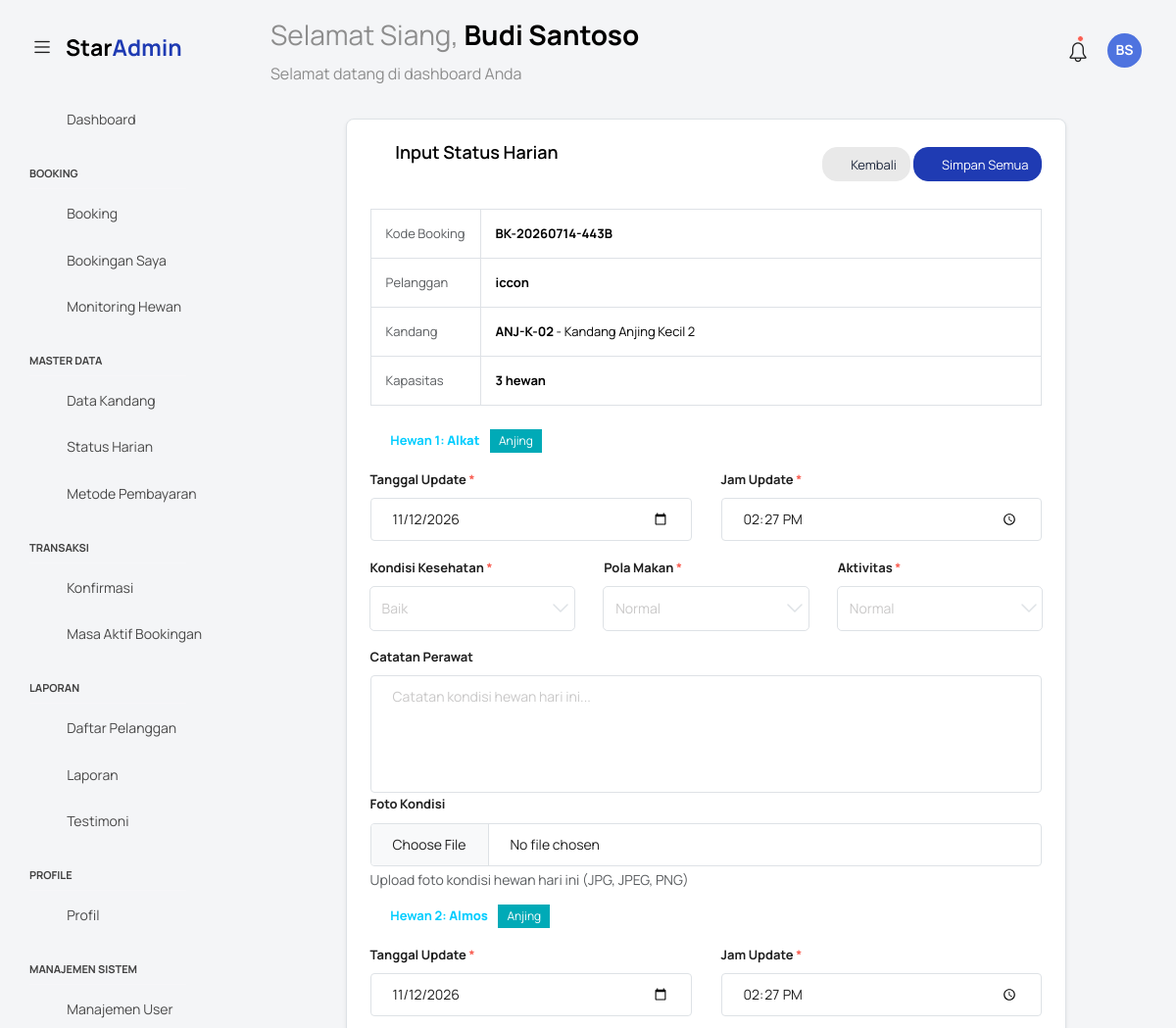
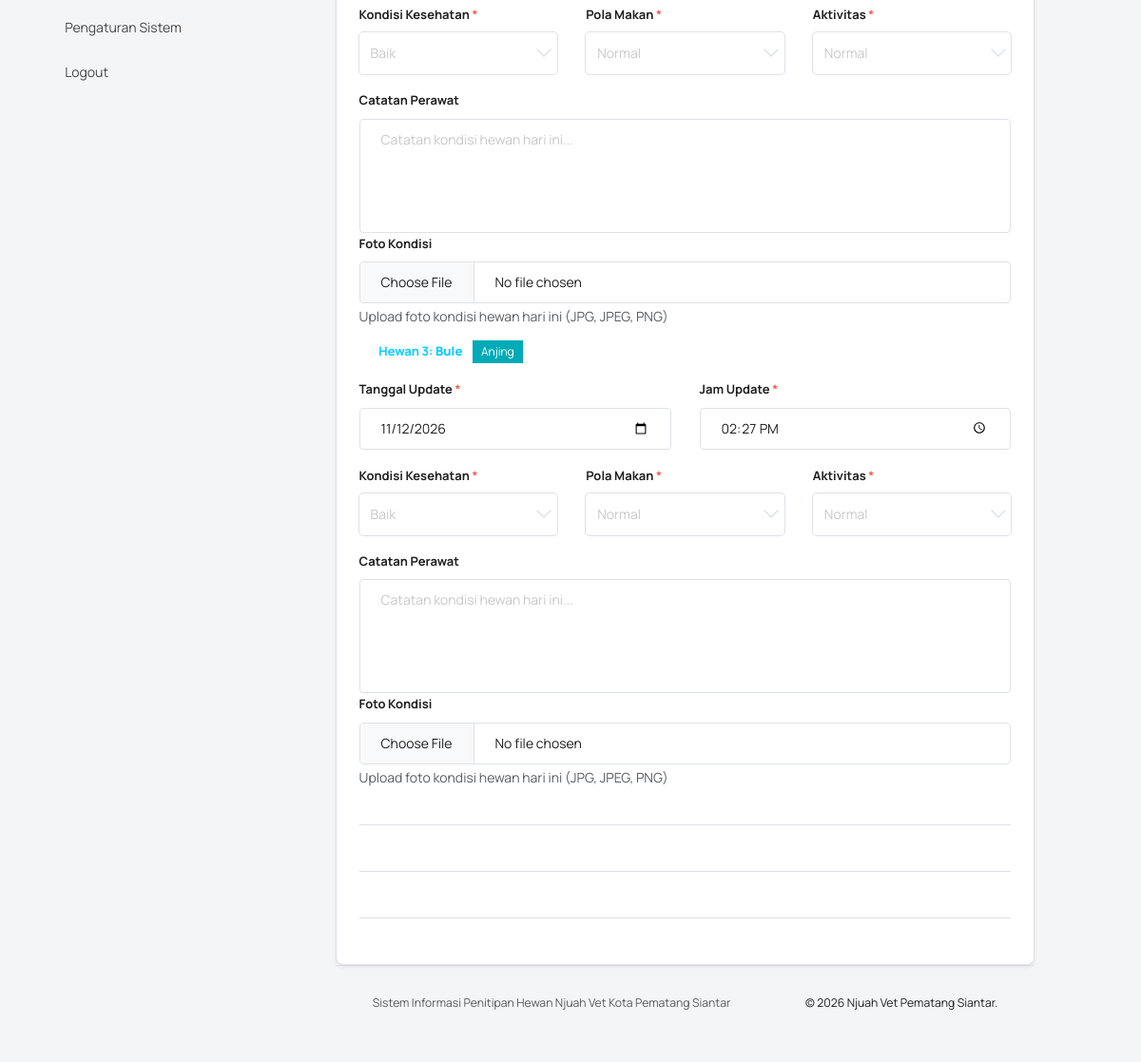
Page /status_harian/input_status.php?id_penitipan=138&id_kandang=2 (signed in) on the committed database (2 pictures, top to bottom).
### tables this page shows
CREATE TABLE `penitipan` (
  `id_penitipan` int(11) NOT NULL,
  `kode_booking` varchar(25) NOT NULL COMMENT 'Kode booking unik (contoh: NVS-20240101-001)',
  `id_user` int(11) DEFAULT NULL,
  `id_pelanggan` int(11) DEFAULT NULL,
  `tipe_pelanggan` enum('online','offline') DEFAULT 'online',
  `id_user_admin` int(11) DEFAULT NULL COMMENT 'FK → users.id_user (role=Admin, yang memproses)',
  `tgl_booking` datetime NOT NULL DEFAULT current_timestamp() COMMENT 'Waktu pengajuan booking',
  `tgl_mulai` date NOT NULL COMMENT 'Tanggal mulai penitipan',
  `tgl_selesai` date NOT NULL COMMENT 'Tanggal rencana pengambilan',
  `jumlah_hari` int(11) GENERATED ALWAYS AS (to_days(`tgl_selesai`) - to_days(`tgl_mulai`)) STORED COMMENT 'Otomatis: selisih hari penitipan',
  `total_biaya` decimal(12,2) DEFAULT NULL COMMENT 'Snapshot biaya saat booking dikonfirmasi',
  `biaya_tambahan` decimal(12,2) DEFAULT 0.00,
  `catatan_pelanggan` text DEFAULT NULL COMMENT 'Instruksi khusus dari pemilik hewan',
  `status_penitipan` enum('Pending','Menunggu Konfirmasi','Disetujui','Ditolak','Sedang Dititipkan','Selesai','Dibatalkan','Perpanjangan Menunggu Konfirmasi') NOT NULL DEFAULT 'Pending',
  `tgl_disetujui` datetime DEFAULT NULL COMMENT 'Waktu admin menyetujui booking',
  `tgl_masuk_aktual` datetime DEFAULT NULL COMMENT 'Waktu nyata hewan diserahkan',
  `tgl_keluar_aktual` datetime DEFAULT NULL COMMENT 'Waktu nyata hewan diambil kembali',
  `alasan_penolakan` text DEFAULT NULL COMMENT 'Alasan admin jika booking ditolak',
  `created_at` datetime NOT NULL DEFAULT current_timestamp(),
  `updated_at` datetime NOT NULL DEFAULT current_timestamp() ON UPDATE current_timestamp()
);

CREATE TABLE `users` (
  `id_user` int(11) NOT NULL,
  `nama_lengkap` varchar(100) NOT NULL COMMENT 'Nama lengkap pengguna',
  `username` varchar(50) DEFAULT NULL COMMENT 'Username unik, wajib untuk Admin',
  `email` varchar(150) NOT NULL COMMENT 'Email untuk login & notifikasi',
  `password` varchar(255) NOT NULL COMMENT 'Password terenkripsi (bcrypt)',
  `no_telp` varchar(15) NOT NULL COMMENT 'Nomor WhatsApp / telepon aktif',
  `alamat` text DEFAULT NULL COMMENT 'Alamat lengkap (khusus Pelanggan)',
  `foto_profil` varchar(255) DEFAULT NULL COMMENT 'Path/URL foto profil',
  `role` enum('Super Admin','Admin','Pelanggan') NOT NULL DEFAULT 'Pelanggan' COMMENT 'Hak akses pengguna dalam sistem',
  `status_akun` enum('Aktif','Nonaktif') NOT NULL DEFAULT 'Aktif' COMMENT 'Status keaktifan akun',
  `created_at` datetime NOT NULL DEFAULT current_timestamp(),
  `updated_at` datetime NOT NULL DEFAULT current_timestamp() ON UPDATE current_timestamp()
);

CREATE TABLE `kandang` (
  `id_kandang` int(11) NOT NULL,
  `kode_kandang` varchar(20) NOT NULL COMMENT 'Kode unik kandang (contoh: ANJ-S-01)',
  `nama_kandang` varchar(100) NOT NULL COMMENT 'Nama deskriptif kandang',
  `tipe_hewan` enum('Anjing','Kucing') NOT NULL COMMENT 'Peruntukan jenis hewan',
  `ukuran` enum('Kecil','Sedang','Besar') NOT NULL,
  `tarif_per_hari` decimal(10,2) NOT NULL COMMENT 'Harga sewa per hari (Rupiah)',
  `fasilitas` text DEFAULT NULL COMMENT 'Deskripsi fasilitas kandang',
  `kapasitas` tinyint(4) NOT NULL DEFAULT 1 COMMENT 'Jumlah hewan yang bisa ditampung',
  `stok` int(11) NOT NULL DEFAULT 1,
  `is_active` tinyint(1) NOT NULL DEFAULT 1 COMMENT '1 = Aktif/Tersedia, 0 = Dihapus (Soft Delete)',
  `foto_kandang` varchar(255) DEFAULT NULL COMMENT 'Path/URL foto kandang',
  `created_at` datetime NOT NULL DEFAULT current_timestamp(),
  `updated_at` datetime NOT NULL DEFAULT current_timestamp() ON UPDATE current_timestamp()
);

CREATE TABLE `penitipan_hewan` (
  `id_penitipan_hewan` int(11) NOT NULL,
  `id_penitipan` int(11) NOT NULL,
  `id_hewan` int(11) DEFAULT NULL,
  `id_kandang` int(11) NOT NULL,
  `tgl_mulai` date DEFAULT NULL,
  `tgl_selesai` date DEFAULT NULL,
  `created_at` datetime DEFAULT current_timestamp(),
  `tgl_diambil` date DEFAULT NULL
);

CREATE TABLE `hewan` (
  `id_hewan` int(11) NOT NULL,
  `id_user` int(11) DEFAULT NULL,
  `id_pelanggan` int(11) DEFAULT NULL,
  `nama_hewan` varchar(100) NOT NULL COMMENT 'Nama panggilan hewan',
  `jenis_hewan` enum('Anjing','Kucing') NOT NULL COMMENT 'Batasan sistem: hanya Anjing/Kucing',
  `ras` varchar(100) DEFAULT NULL COMMENT 'Ras / varietas hewan',
  `jenis_kelamin` enum('Jantan','Betina') NOT NULL,
  `usia_tahun` tinyint(3) UNSIGNED DEFAULT NULL COMMENT 'Usia dalam tahun',
  `usia_bulan` tinyint(3) UNSIGNED DEFAULT NULL COMMENT 'Sisa usia dalam bulan (0-11)',
  `berat_badan` decimal(5,2) DEFAULT NULL COMMENT 'Berat badan dalam kilogram',
  `warna_bulu` varchar(100) DEFAULT NULL COMMENT 'Warna / pola bulu',
  `karakteristik` text DEFAULT NULL,
  `riwayat_kesehatan` text DEFAULT NULL COMMENT 'Catatan riwayat kesehatan & alergi',
  `status_vaksin` enum('Sudah Divaksin','Belum Divaksin','Tidak Diketahui') NOT NULL DEFAULT 'Tidak Diketahui',
  `is_active` tinyint(1) NOT NULL DEFAULT 1 COMMENT '0 = hewan sudah tidak ada (meninggal/dijual)',
  `foto_hewan` varchar(255) DEFAULT NULL COMMENT 'Path/URL foto hewan',
  `created_at` datetime NOT NULL DEFAULT current_timestamp(),
  `updated_at` datetime NOT NULL DEFAULT current_timestamp() ON UPDATE current_timestamp()
);

### status_harian/input_status.php (the view, shortened to what this page needs)
<?php
require_once __DIR__ . '/../koneksi.php';
$id_penitipan = filter_var($_GET['id_penitipan'] ?? 0, FILTER_VALIDATE_INT);
$id_kandang = filter_var($_GET['id_kandang'] ?? 0, FILTER_VALIDATE_INT);
$query = "
    SELECT
        ph.id_penitipan_hewan,
        ph.tgl_mulai,
        ph.tgl_selesai,
        k.id_kandang,
        k.kode_kandang,
        k.nama_kandang,
        k.kapasitas,
        k.tipe_hewan,
        h.id_hewan,
        h.nama_hewan,
        h.jenis_hewan
    FROM penitipan_hewan ph
    LEFT JOIN kandang k ON ph.id_kandang = k.id_kandang
    LEFT JOIN hewan h ON ph.id_hewan = h.id_hewan
    WHERE ph.id_penitipan = ? AND ph.id_kandang = ?
    ORDER BY h.nama_hewan ASC
";
$stmt = mysqli_prepare($koneksi, $query);
mysqli_stmt_bind_param($stmt, 'ii', $id_penitipan, $id_kandang);
mysqli_stmt_execute($stmt);
$result = mysqli_stmt_get_result($stmt);
$hewan_list = [];
while ($row = mysqli_fetch_assoc($result)) {
    $hewan_list[] = $row;
}
$query_booking = "
    SELECT p.kode_booking, u.nama_lengkap AS nama_user
    FROM penitipan p
    LEFT JOIN users u ON p.id_user = u.id_user
    WHERE p.id_penitipan = ?
";
$stmt = mysqli_prepare($koneksi, $query_booking);
mysqli_stmt_bind_param($stmt, 'i', $id_penitipan);
mysqli_stmt_execute($stmt);
$result_booking = mysqli_stmt_get_result($stmt);
$booking = mysqli_fetch_assoc($result_booking);
require '../templates/header.php';
require '../templates/navbar.php';
require '../templates/sidebar.php';
?>
<div class="main-panel">
    <div class="content-wrapper">
        <div class="row">
            <div class="col-md-10 mx-auto">
                <div class="card card-rounded shadow-sm border">
                    <div class="card-body">
                        <div class="d-flex justify-content-between align-items-center mb-4">
                            <h4 class="card-title">
                                <i class="mdi mdi-plus-circle me-2"></i> Input Status Harian
                            </h4>
                            <div>
                                <a href="list_hewan.php?id_penitipan=<?= $id_penitipan ?>" class="btn btn-light btn-sm">
                                    <i class="mdi mdi-arrow-left"></i> Kembali
                                </a>
                                <button type="submit" form="formStatus" class="btn btn-primary btn-sm text-white">
                                    <i class="mdi mdi-content-save"></i> Simpan Semua
                                </button>
                            </div>
                        </div>
                        <div class="table-responsive mb-4">
                            <table class="table table-bordered">
                                <tr>
                                    <td class="text-muted" style="width: 15%;">Kode Booking</td>
                                    <td><strong><?= htmlspecialchars($booking['kode_booking']) ?></strong></td>
                                </tr>
                                <tr>
                                    <td class="text-muted">Pelanggan</td>
                                    <td><strong><?= htmlspecialchars($booking['nama_user'] ?? '-') ?></strong></td>
                                </tr>
                                <tr>
                                    <td class="text-muted">Kandang</td>
                                    <td><strong><?= htmlspecialchars($hewan_list[0]['kode_kandang']) ?></strong> - <?= htmlspecialchars($hewan_list[0]['nama_kandang']) ?></td>
                                </tr>
                                <tr>
                                    <td class="text-muted">Kapasitas</td>
                                    <td><strong><?= $hewan_list[0]['kapasitas'] ?> hewan</strong></td>
                                </tr>
                            </table>
                        </div>
                        <form id="formStatus" action="proses.php" method="POST" enctype="multipart/form-data">
                            <?php foreach ($hewan_list as $index => $hewan): ?>
                                <div class="slot-item mb-4 border-bottom pb-4">
                                    <p class="fw-bold text-secondary mb-3">
                                        <i class="mdi mdi-paw me-2"></i>
                                        Hewan <?= $index + 1 ?>: <strong><?= htmlspecialchars($hewan['nama_hewan']) ?></strong>
                                        <span class="badge bg-info ms-2"><?= htmlspecialchars($hewan['jenis_hewan']) ?></span>
                                    </p>
                                    <div class="row">
                                        <div class="col-md-6 form-group mb-3">
                                            <label class="fw-bold">Tanggal Update <span class="text-danger">*</span></label>
                                            <input type="date" name="hewan[<?= $index ?>][tgl_update]" class="form-control" value="<?= date('Y-m-d') ?>" required>
                                        </div>
                                        <div class="col-md-6 form-group mb-3">
                                            <label class="fw-bold">Jam Update <span class="text-danger">*</span></label>
                                            <input type="time" name="hewan[<?= $index ?>][jam_update]" class="form-control" value="<?= date('H:i') ?>" min="08:00" max="20:00" required>
                                        </div>
                                    </div>
                                    <div class="row">
                                        <div class="col-md-4 form-group mb-3">
                                            <label class="fw-bold">Kondisi Kesehatan <span class="text-danger">*</span></label>
                                            <select name="hewan[<?= $index ?>][kondisi_kesehatan]" class="form-control" required>
                                                <option value="Baik" selected>Baik</option>
                                            </select>
                                        </div>
                                        <div class="col-md-4 form-group mb-3">
                                            <label class="fw-bold">Pola Makan <span class="text-danger">*</span></label>
                                            <select name="hewan[<?= $index ?>][pola_makan]" class="form-control" required>
                                                <option value="Normal" selected>Normal</option>
                                            </select>
                                        </div>
                                        <div class="col-md-4 form-group mb-3">
                                            <label class="fw-bold">Aktivitas <span class="text-danger">*</span></label>
                                            <select name="hewan[<?= $index ?>][aktivitas]" class="form-control" required>
                                                <option value="Normal" selected>Normal</option>
                                            </select>
                                        </div>
                                    </div>
                                    <div class="form-group mb-3">
                                        <label class="fw-bold">Catatan Perawat</label>
                                        <textarea
                                            name="hewan[<?= $index ?>][catatan_perawat]"
                                            class="form-control"
                                            style="min-height: 120px;"
                                            placeholder="Catatan kondisi hewan hari ini..."></textarea>
                                        <div class="form-group mb-3">
                                            <label class="fw-bold">Foto Kondisi</label>
                                            <input type="file" name="hewan[<?= $index ?>][foto_kondisi]" class="form-control" accept="image/*" onchange="previewImage(this, <?= $index ?>)">
                                            <small class="text-muted d-block mt-1">Upload foto kondisi hewan hari ini (JPG, JPEG, PNG)</small>
                                        </div>
                                    </div>
                                <?php endforeach; ?>
                        </form>
                    </div>
                </div>
            </div>
        </div>
    </div>
    <?php require '../templates/footer.php'; ?>

### rows in the picture
penitipan: kode_booking "BK-20260714-443B", id_user.nama_lengkap "iccon"
kandang: kode_kandang "ANJ-K-02", nama_kandang "Kandang Anjing Kecil 2", kapasitas "3"
penitipan_hewan: id_hewan.nama_hewan "Alkat", id_hewan.jenis_hewan "Anjing", value "Catatan kondisi hewan hari ini..."
penitipan_hewan: id_hewan.nama_hewan "Almos", id_hewan.jenis_hewan "Anjing", value "Catatan kondisi hewan hari ini..."
penitipan_hewan: id_hewan.nama_hewan "Bule", id_hewan.jenis_hewan "Anjing", value "Catatan kondisi hewan hari ini..."

### other values in the picture
$sapaan "Selamat Siang"
$nama_user "Budi Santoso"
$inisial "BS"
